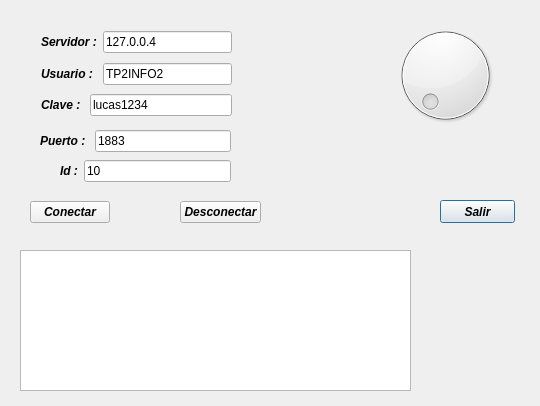
<?xml version="1.0" encoding="UTF-8"?>
<ui version="4.0">
 <class>Dialog</class>
 <widget class="QDialog" name="Dialog">
  <property name="geometry">
   <rect>
    <x>0</x>
    <y>0</y>
    <width>540</width>
    <height>406</height>
   </rect>
  </property>
  <property name="windowTitle">
   <string>Dialog</string>
  </property>
  <widget class="QDial" name="dial">
   <property name="enabled">
    <bool>true</bool>
   </property>
   <property name="geometry">
    <rect>
     <x>380</x>
     <y>20</y>
     <width>131</width>
     <height>111</height>
    </rect>
   </property>
  </widget>
  <widget class="QLabel" name="la_led">
   <property name="geometry">
    <rect>
     <x>300</x>
     <y>50</y>
     <width>50</width>
     <height>50</height>
    </rect>
   </property>
   <property name="minimumSize">
    <size>
     <width>50</width>
     <height>50</height>
    </size>
   </property>
   <property name="maximumSize">
    <size>
     <width>50</width>
     <height>50</height>
    </size>
   </property>
   <property name="text">
    <string/>
   </property>
   <property name="pixmap">
    <pixmap>:/new/prefix1/ledOff.png</pixmap>
   </property>
  </widget>
  <widget class="QPushButton" name="btn_Salir">
   <property name="geometry">
    <rect>
     <x>440</x>
     <y>200</y>
     <width>75</width>
     <height>23</height>
    </rect>
   </property>
   <property name="font">
    <font>
     <weight>75</weight>
     <italic>true</italic>
     <bold>true</bold>
     <kerning>false</kerning>
    </font>
   </property>
   <property name="text">
    <string>Salir</string>
   </property>
  </widget>
  <widget class="QListWidget" name="list">
   <property name="geometry">
    <rect>
     <x>20</x>
     <y>250</y>
     <width>391</width>
     <height>141</height>
    </rect>
   </property>
  </widget>
  <widget class="QWidget" name="layoutWidget">
   <property name="geometry">
    <rect>
     <x>60</x>
     <y>160</y>
     <width>171</width>
     <height>22</height>
    </rect>
   </property>
   <layout class="QHBoxLayout" name="horizontalLayout">
    <item>
     <widget class="QLabel" name="label_5">
      <property name="font">
       <font>
        <weight>75</weight>
        <italic>true</italic>
        <bold>true</bold>
        <kerning>false</kerning>
       </font>
      </property>
      <property name="text">
       <string>Id :</string>
      </property>
     </widget>
    </item>
    <item>
     <widget class="QLineEdit" name="le_ID">
      <property name="text">
       <string>10</string>
      </property>
     </widget>
    </item>
   </layout>
  </widget>
  <widget class="QWidget" name="layoutWidget">
   <property name="geometry">
    <rect>
     <x>40</x>
     <y>130</y>
     <width>191</width>
     <height>22</height>
    </rect>
   </property>
   <layout class="QHBoxLayout" name="horizontalLayout_2">
    <item>
     <widget class="QLabel" name="label_4">
      <property name="font">
       <font>
        <weight>75</weight>
        <italic>true</italic>
        <bold>true</bold>
        <kerning>false</kerning>
       </font>
      </property>
      <property name="text">
       <string>Puerto : </string>
      </property>
     </widget>
    </item>
    <item>
     <widget class="QLineEdit" name="le_puerto">
      <property name="text">
       <string>1883</string>
      </property>
     </widget>
    </item>
   </layout>
  </widget>
  <widget class="QWidget" name="layoutWidget">
   <property name="geometry">
    <rect>
     <x>41</x>
     <y>94</y>
     <width>191</width>
     <height>22</height>
    </rect>
   </property>
   <layout class="QHBoxLayout" name="horizontalLayout_3">
    <item>
     <widget class="QLabel" name="label_3">
      <property name="font">
       <font>
        <weight>75</weight>
        <italic>true</italic>
        <bold>true</bold>
        <kerning>false</kerning>
       </font>
      </property>
      <property name="text">
       <string>Clave : </string>
      </property>
     </widget>
    </item>
    <item>
     <widget class="QLineEdit" name="le_clave">
      <property name="text">
       <string>lucas1234</string>
      </property>
     </widget>
    </item>
   </layout>
  </widget>
  <widget class="QWidget" name="layoutWidget">
   <property name="geometry">
    <rect>
     <x>41</x>
     <y>63</y>
     <width>191</width>
     <height>22</height>
    </rect>
   </property>
   <layout class="QHBoxLayout" name="horizontalLayout_4">
    <item>
     <widget class="QLabel" name="label_2">
      <property name="font">
       <font>
        <weight>75</weight>
        <italic>true</italic>
        <bold>true</bold>
        <kerning>false</kerning>
       </font>
      </property>
      <property name="text">
       <string>Usuario : </string>
      </property>
     </widget>
    </item>
    <item>
     <widget class="QLineEdit" name="le_usuario">
      <property name="text">
       <string>TP2INFO2</string>
      </property>
      <property name="readOnly">
       <bool>false</bool>
      </property>
     </widget>
    </item>
   </layout>
  </widget>
  <widget class="QWidget" name="layoutWidget">
   <property name="geometry">
    <rect>
     <x>41</x>
     <y>31</y>
     <width>191</width>
     <height>22</height>
    </rect>
   </property>
   <layout class="QHBoxLayout" name="horizontalLayout_5">
    <item>
     <widget class="QLabel" name="label">
      <property name="font">
       <font>
        <weight>75</weight>
        <italic>true</italic>
        <bold>true</bold>
        <underline>false</underline>
        <strikeout>false</strikeout>
        <kerning>false</kerning>
       </font>
      </property>
      <property name="text">
       <string>Servidor :</string>
      </property>
      <property name="textFormat">
       <enum>Qt::AutoText</enum>
      </property>
     </widget>
    </item>
    <item>
     <widget class="QLineEdit" name="le_serv">
      <property name="text">
       <string>127.0.0.4</string>
      </property>
      <property name="readOnly">
       <bool>false</bool>
      </property>
     </widget>
    </item>
   </layout>
  </widget>
  <widget class="QWidget" name="layoutWidget">
   <property name="geometry">
    <rect>
     <x>30</x>
     <y>200</y>
     <width>231</width>
     <height>25</height>
    </rect>
   </property>
   <layout class="QHBoxLayout" name="horizontalLayout_6">
    <item>
     <widget class="QPushButton" name="btnConnect">
      <property name="font">
       <font>
        <weight>75</weight>
        <italic>true</italic>
        <bold>true</bold>
        <kerning>false</kerning>
       </font>
      </property>
      <property name="text">
       <string>Conectar</string>
      </property>
     </widget>
    </item>
    <item>
     <spacer name="horizontalSpacer">
      <property name="orientation">
       <enum>Qt::Horizontal</enum>
      </property>
      <property name="sizeHint" stdset="0">
       <size>
        <width>40</width>
        <height>20</height>
       </size>
      </property>
     </spacer>
    </item>
    <item>
     <widget class="QPushButton" name="btn_Desconectar">
      <property name="font">
       <font>
        <weight>75</weight>
        <italic>true</italic>
        <bold>true</bold>
        <kerning>false</kerning>
       </font>
      </property>
      <property name="text">
       <string>Desconectar</string>
      </property>
     </widget>
    </item>
   </layout>
  </widget>
 </widget>
 <resources/>
 <connections>
  <connection>
   <sender>btn_Salir</sender>
   <signal>clicked()</signal>
   <receiver>Dialog</receiver>
   <slot>accept()</slot>
   <hints>
    <hint type="sourcelabel">
     <x>477</x>
     <y>261</y>
    </hint>
    <hint type="destinationlabel">
     <x>267</x>
     <y>148</y>
    </hint>
   </hints>
  </connection>
 </connections>
</ui>
